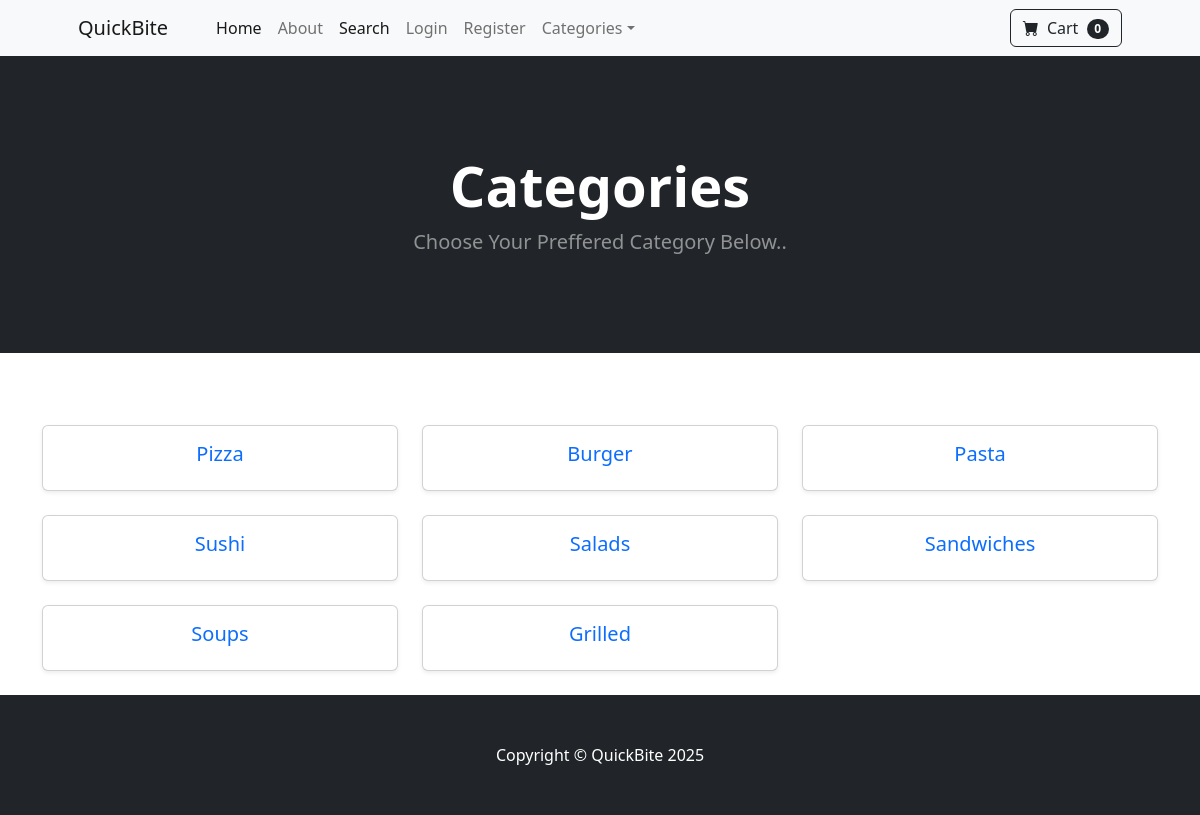
Before: /category_summary/ with the older database file.
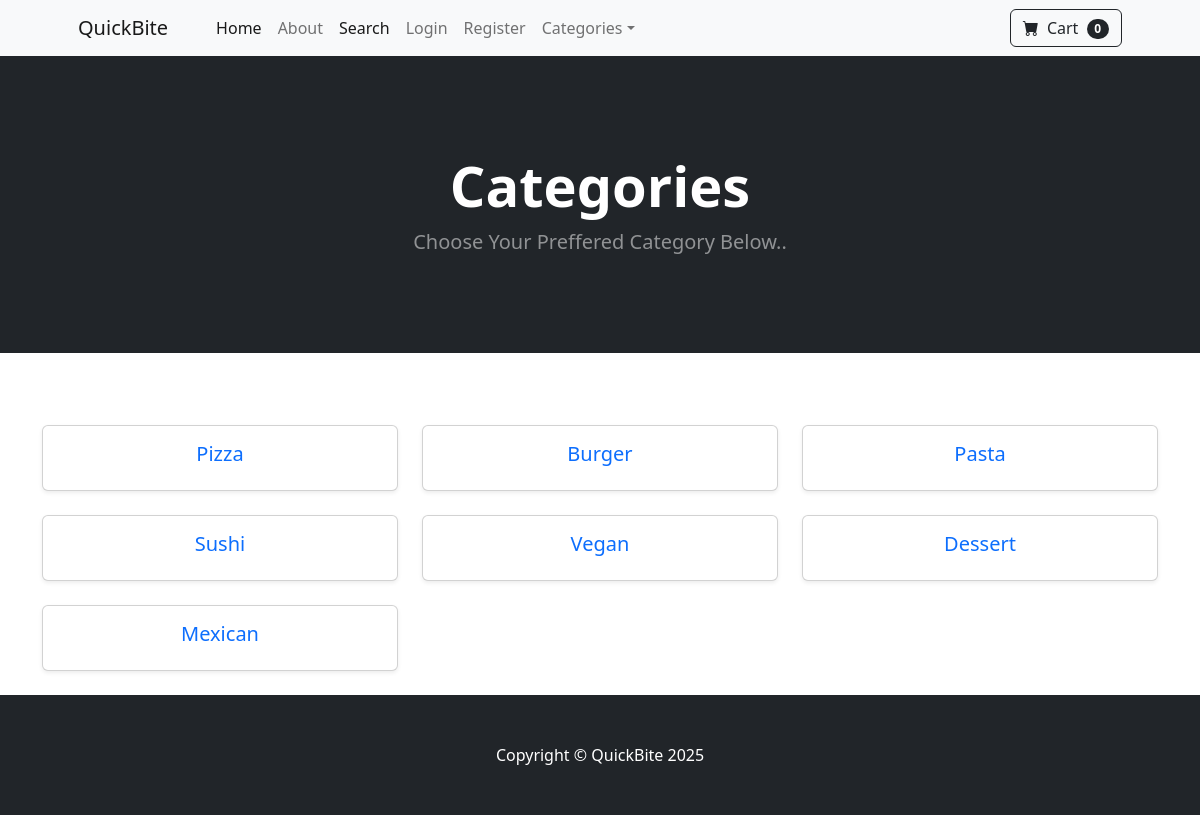
After: the same page with the newer database file.
### Food_Order_App/models.py (models this page shows)
class Category(models.Model):
    name = models.CharField(max_length=50)
    def __str__(self):
        return self.name
    class Meta:
        verbose_name_plural = 'categories'

### Food_Order_App/views.py (the view)
# urls.py: path("category_summary/" , views.category_summary, name = 'category_summary'),
def category_summary(request):
    categories = Category.objects.all()
    return render(request, 'category_summary.html', {"categories":categories})

### cart/cart.py (called while the page is built)
    def __len__(self):
        return len(self.cart)

### cart/context_proccesors.py (called while the page is built)
def cart(request):
    return {'cart':Cart(request)}

### Food_Order_App/templates/category_summary.html
{% extends 'base.html' %}
{% block content %}
<header class="bg-dark py-5">
            <div class="container px-4 px-lg-5 my-5">
                <div class="text-center text-white">
                    <h1 class="display-4 fw-bolder">Categories</h1>
                    <p class="lead fw-normal text-white-50 mb-0">Choose Your Preffered Category Below..</p>
                </div>
            </div>
</header>
<br>
<br>
<div class="container py-4">
  <div class="row row-cols-2 row-cols-md-3 g-4 text-center">
    {% for category in categories %}
    <div class="col">
      <a href="{% url 'category' category %}" class="card shadow-sm text-decoration-none">
        <div class="card-body">
          <h5 class="card-title">
                {{category}}
          </h5>
        </div>
      </a>
    </div>
     {% endfor %}
  </div>
</div>
{% endblock %}

Changed rows visible on the page:
removed Category: name "Salads"
removed Category: name "Sandwiches"
removed Category: name "Soups"
removed Category: name "Grilled"
added Category: name "Vegan"
added Category: name "Dessert"
added Category: name "Mexican"
